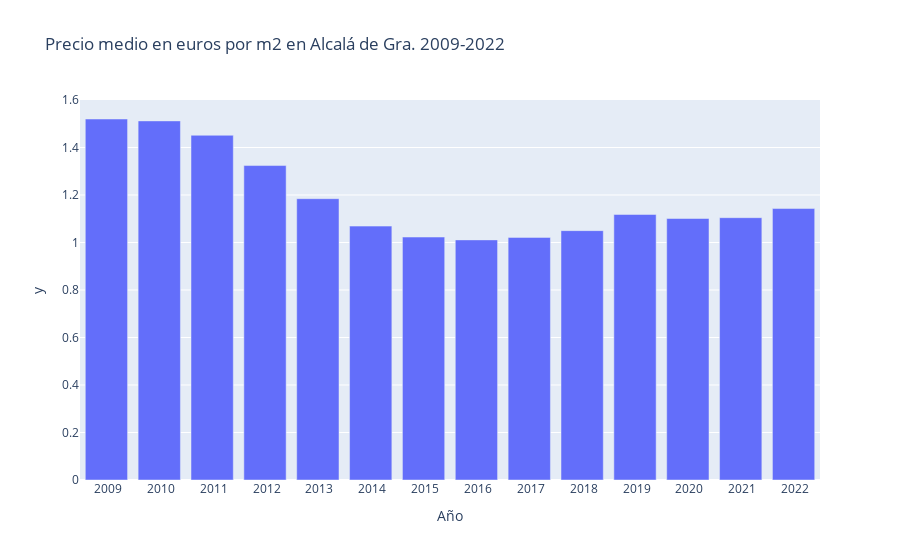

Notebook code for this chart:
### Code cell
fig6 = px.bar(precio_alcala_med,x=precio_alcala_med.index,y=precio_alcala_med.values,title='Precio medio en euros por m2 en Alcalá de Gra. 2009-2022')
fig6.show()

### Figure 1 — Plotly figure (JSON) as saved in the notebook; plotly's stock layout.template omitted (floating-point values rounded to 4 significant figures)
{"data": [{"alignmentgroup": "True", "hovertemplate": "Año=%{x}<br>y=%{y}<extra></extra>", "legendgroup": "", "marker": {"color": "#636efa", "pattern": {"shape": ""}}, "name": "", "offsetgroup": "", "orientation": "v", "showlegend": false, "textposition": "auto", "type": "bar", "x": [" 2009", " 2010", " 2011", " 2012", " 2013", " 2014", " 2015", " 2016", " 2017", " 2018", " 2019", " 2020", " 2021", " 2022"], "xaxis": "x", "y": [1.52, 1.512, 1.452, 1.324, 1.184, 1.069, 1.023, 1.011, 1.022, 1.05, 1.118, 1.101, 1.105, 1.143], "yaxis": "y"}], "layout": {"barmode": "relative", "legend": {"tracegroupgap": 0}, "title": {"text": "Precio medio en euros por m2 en Alcalá de Gra. 2009-2022"}, "xaxis": {"anchor": "y", "domain": [0, 1], "title": {"text": "Año"}}, "yaxis": {"anchor": "x", "domain": [0, 1], "title": {"text": "y"}}}}
